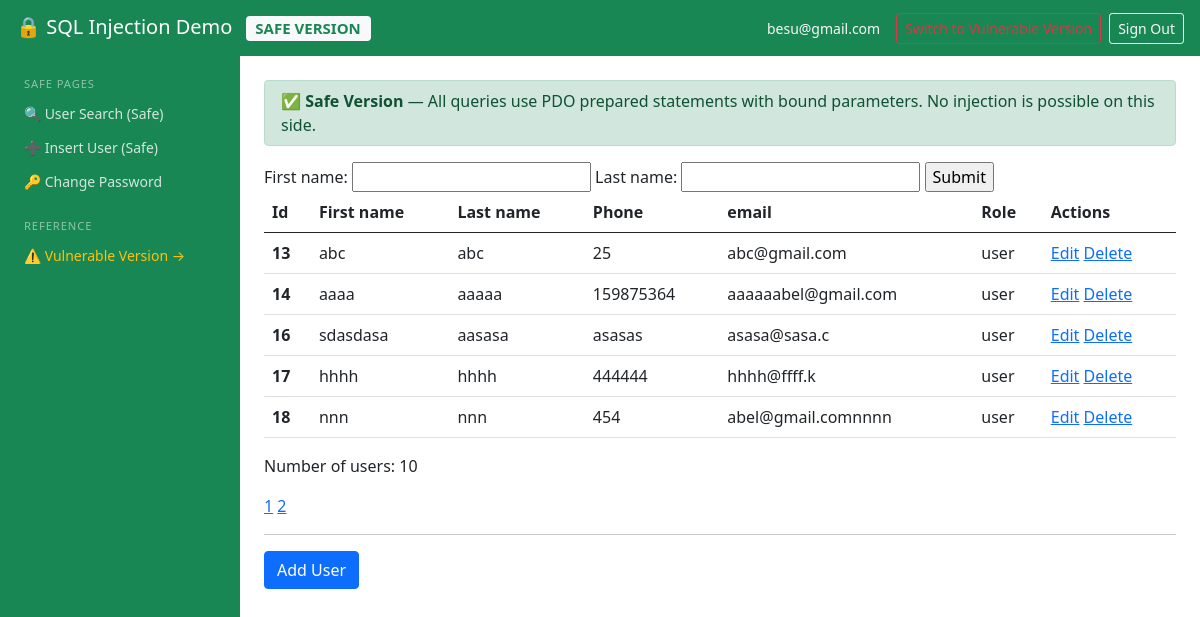
/profile_safe.php (signed in), run on the app's committed database.
### tables this page shows
CREATE TABLE `user` (
  `id` int(11) NOT NULL,
  `firstname` varchar(200) DEFAULT NULL,
  `lastname` varchar(200) DEFAULT NULL,
  `age` int(10) NOT NULL,
  `email` varchar(200) DEFAULT NULL,
  `phone` varchar(200) DEFAULT NULL,
  `password` varchar(200) DEFAULT NULL,
  `account_type` varchar(20) DEFAULT 'user'
);

### pages/user_list_safe.php (the view, shortened to what this page needs)
    <form method="get">
        <label>
            First name:
            <input type="text" name="first_name" value="<?= $_GET['first_name'] ?? '' ?>">
        </label>
        <label>
            Last name:
            <input type="text" name="last_name" value="<?= $_GET['last_name'] ?? '' ?>">
        </label>
        <input type="submit" value="Submit">
    </form>
<?php
    $first_name = $_GET['first_name'] ?? '';
    $last_name  = $_GET['last_name'] ?? '';
    $count_query = 'SELECT COUNT(*) as num_rows from user where account_type = "user" ';
    $query = 'SELECT * from user where account_type = "user" ';
    $filters = '';
    $parameters = [];
    $page  = $_GET['page'] ?? 1;
      $query .= $filters . ' LIMIT 5 OFFSET ' . ( $page - 1 ) * 5;
    $prepared_query = $pdo->prepare( $query);
    $prepared_query->execute( $parameters );
    $result = $prepared_query->fetchAll();
    unset($parameters['page']);
    $count_prepared_query = $pdo->prepare( $count_query . $filters );
    $count_prepared_query->execute( $parameters );
    $count_query = $count_prepared_query->fetchAll();
    $count_result = $count_query ? $count_query[0]['num_rows'] : 0;
    $num_pages = ( $count_result / 5 ) + ( ( $count_result % 5 ) ? 1 : 0 );
    ?>
<table class="table">
    <thead>
    <tr>
        <th scope="col">Id</th>
        <th scope="col">First name</th>
        <th scope="col">Last name</th>
        <th scope="col">Phone</th>
        <th scope="col">email</th>
        <th scope="col">Role</th>
       <?php if($_SESSION['role'] == "admin"){
        echo '<th scope="col">Actions</th>'; } ?>
    </tr>
    </thead>
    <tbody>
    <?php
    if ( $result ) {
        foreach ( $result as $row ) {
            echo '<tr>';
            echo '<th scope="row">' . $row['id'] . '</th>';
            echo '<td>' . $row['firstname'] . '</td>';
            echo '<td>' . $row['lastname'] . '</td>';
            echo '<td>' . $row['phone'] . '</td>';
            echo '<td>' . $row['email'] . '</td>';
            echo '<td>' . $row['account_type'] . '</td>';
        if($_SESSION['role'] == "admin"){
            echo '<td>';
            echo '<a href="?action=update&id=' . $row['id'] . '">Edit<i class="fas fa-pencil-alt"></i></a>&nbsp;';
            echo '<a href="?action=delete&id=' . $row['id'] . '">Delete<i class="fas fa-trash"></i></a>';
            echo '</td>';
        }
            echo '</tr>';
        }
    }
    ?>
    </tbody>
</table>
<p>Number of users: <?= $count_result ?></p>
<?php
for ( $i = 1; $i <= $num_pages; $i ++ ) {
    if ( $action === 'search' ) {
        $filter = '&action=search&first_name=' . $first_name . '&last_name=' . $last_name;
    } else {
        $filter = '';
    }
    echo '<a href="?page=' . $i . $filter . '">' . $i . '</a> ';
}
?>
<hr/>
<a href="?action=insert" class="btn btn-primary">Add User</a>

### data on the page
user: id "13", firstname "abc", lastname "abc", phone "25", email "abc@gmail.com", account_type "user"
user: id "14", firstname "aaaa", lastname "aaaaa", phone "159875364", email "aaaaaabel@gmail.com", account_type "user"
user: id "16", firstname "sdasdasa", lastname "aasasa", phone "asasas", email "asasa@sasa.c", account_type "user"
user: id "17", firstname "hhhh", lastname "hhhh", phone "444444", email "hhhh@ffff.k", account_type "user"
user: id "18", firstname "nnn", lastname "nnn", phone "454", email "abel@gmail.comnnnn", account_type "user"

### other printed values
$_SESSION['email'] "besu@gmail.com"
$count_result "10"
